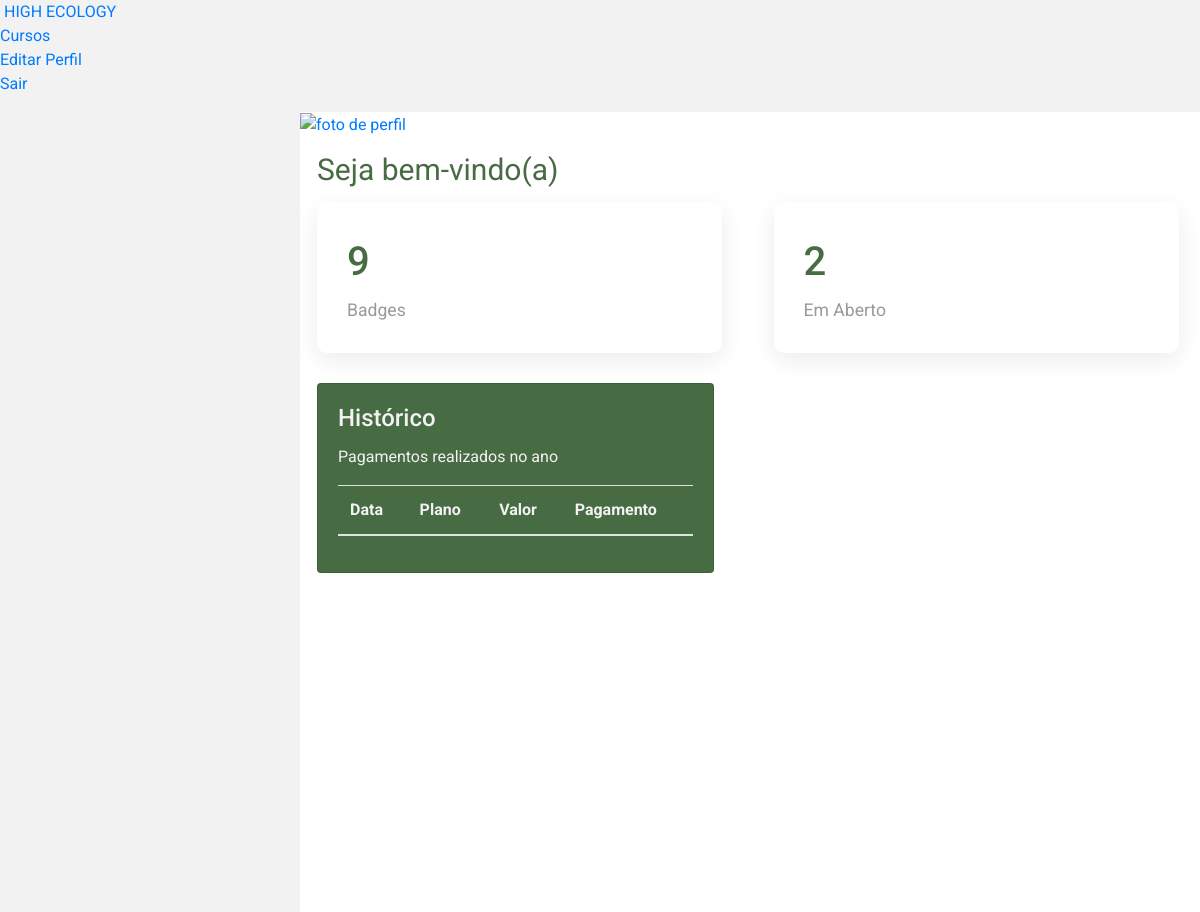
The page /html/perfil.php on the database as committed earlier.
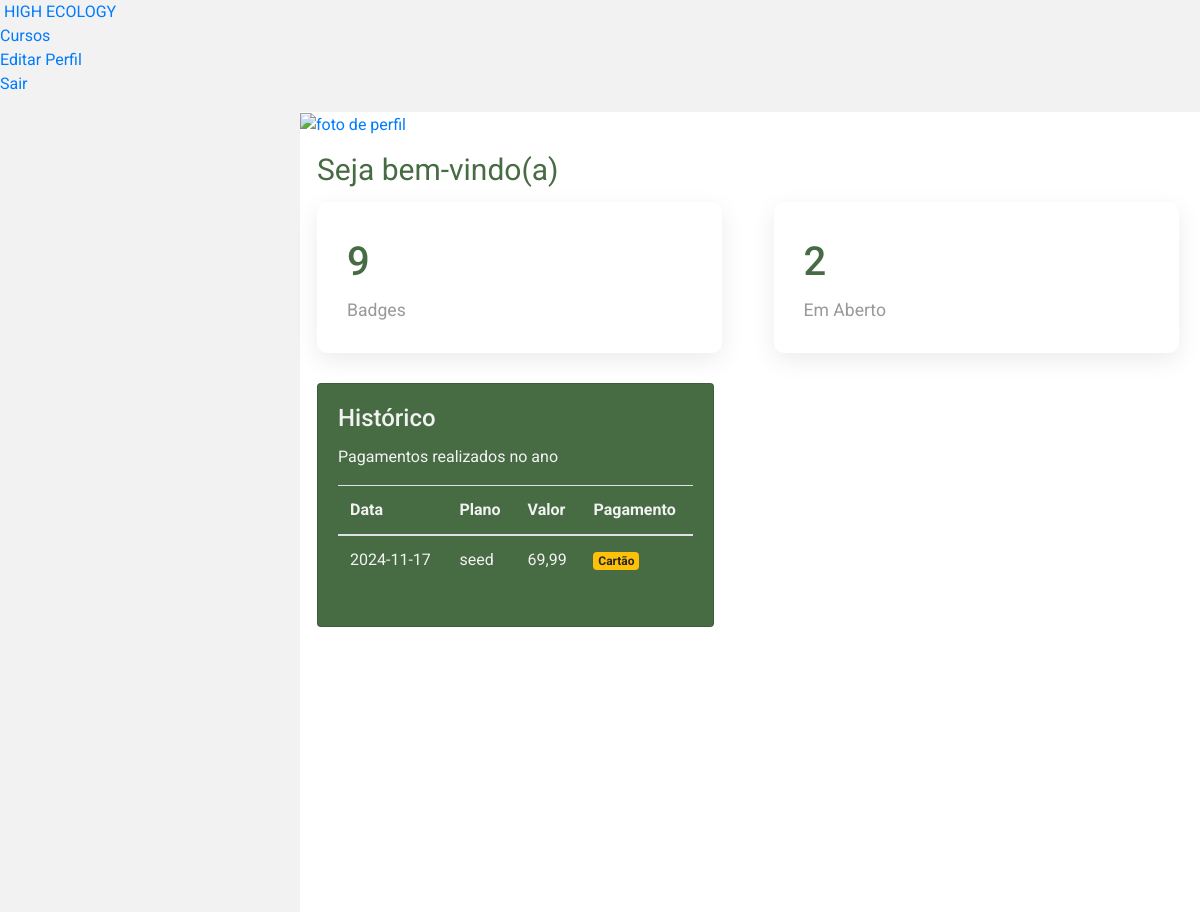
The same page on the database as committed later.
### tables this page shows
CREATE TABLE `assinaturas` (
  `Cod_Assinatura` int(7) NOT NULL,
  `Cod_Aluno` int(11) NOT NULL,
  `Plano` varchar(15) NOT NULL,
  `Forma_Pagamento` varchar(200) NOT NULL,
  `Data_Assinatura` date NOT NULL DEFAULT current_timestamp()
);

### html/perfil.php (the view, shortened to what this page needs)
<!DOCTYPE html>
<html lang="pt-br">
<head>
    <link rel="stylesheet" href="https://maxcdn.bootstrapcdn.com/bootstrap/4.0.0/css/bootstrap.min.css">
    <link rel="stylesheet" href="https://stackpath.bootstrapcdn.com/bootstrap/4.0.0/js/bootstrap.bundle.min.js">
    <link rel="stylesheet" href="https://cdnjs.cloudflare.com/ajax/libs/jquery/3.2.1/jquery.min.js">
    <link rel="stylesheet" href="../css/all.css">
    <link rel="stylesheet" href="../css/conteudo-main-logado.css">
    <link rel="stylesheet" href="../css/perfil.css">
    <link rel="stylesheet" href="../css/mensagembemvindo.css">
</head>
<body>
    <div class = "container-p">
        <div class = "navegacao">
            <ul>
                <li>
                    <a href = "#">
                        <span class = "icone">
                        </span>
                        <span class = "titulo">HIGH ECOLOGY</span>
                    </a>
                </li>
                <li>
                    <a href = "cursos.php">
                        <span class = "titulo">Cursos</span>
                    </a>
                </li>
                <li>
                    <a href = "editar-perfil.php">
                        <span class = "titulo">Editar Perfil</span>
                    </a>
                </li>
                <li>
                    <a href = "../php/logout.php">
                        <span class = "titulo">Sair</span>
                    </a>
                </li>
            </ul>
        </div>
        <div class = "main-p">
            <div class = "topbar">
                <div class = "user">
                    <a href="editar-perfil.php">
                        <img src="<?php if($_SESSION["user"]['tabela'] == "aluno") { echo $_SESSION['dados_user']['img']; } elseif($_SESSION["user"]['tabela'] == "professor") { echo "../img/icon.png";} ?>" alt="foto de perfil">
                    </a>
                </div>
            </div>
            <div class="mensagemBemvindo">
                <h1>Seja bem-vindo(a) <?php echo $_SESSION['user']['tabela'], " ", $_SESSION['dados_user']['nome'];?></h1>
            </div>
            <div class = "cardGrupo">
                <div class = "cards">
                    <div>
                        <div class = "numeros">9</div>
                        <div class = "nomeCard">Badges</div>
                    </div>
                </div>
                <div class = "cards">
                    <div>
                        <div class = "numeros">2</div>
                        <div class = "nomeCard">Em Aberto</div>
                    </div>
                </div>
                <?php
                    include('../php/config.php');
                    $stmt = $pdo->query('SELECT * FROM assinaturas');
                    $assinaturas = $stmt->fetchAll();
                ?>
                <div class="page-content page-container" id="page-content">
                    <div class="padding">
                        <div class="row container d-flex">
                              <div class="card">
                                <div class="card-body">
                                  <h4 class="card-title">Histórico</h4>
                                  <p class="card-description">
                                    Pagamentos realizados no ano
                                  </p>
                                  <div class="table-responsive">
                                    <table class="table">
                                      <thead>
                                        <tr>
                                          <th>Data</th>
                                          <th>Plano</th>
                                          <th>Valor</th>
                                          <th>Pagamento</th>
                                        </tr>
                                      </thead>
                                      <tbody>
                                      <?php foreach ($assinaturas as $assinatura): ?>
                                        <tr>
                                          <td><?php echo htmlspecialchars($assinatura['Data_Assinatura']);?></td>
                                          <td><?php echo htmlspecialchars($assinatura['Plano']);?></,td>
                                          <td>69,99</td>
                                          <td><label class="badge badge-warning"><?php echo htmlspecialchars($assinatura['Forma_Pagamento']);?></label></td>
                                        </tr>
                                      <?php endforeach; ?>
                                      </tbody>
                                    </table>
                                  </div>
                                </div>
                              </div>
                        </div>
                    </div>
                </div>
                </div>
        </div>
</body>
</html>

Rows that differ between the two databases and show on the page:
added assinaturas: Data_Assinatura "2024-11-17", Plano "seed", Forma_Pagamento "Cartão"
